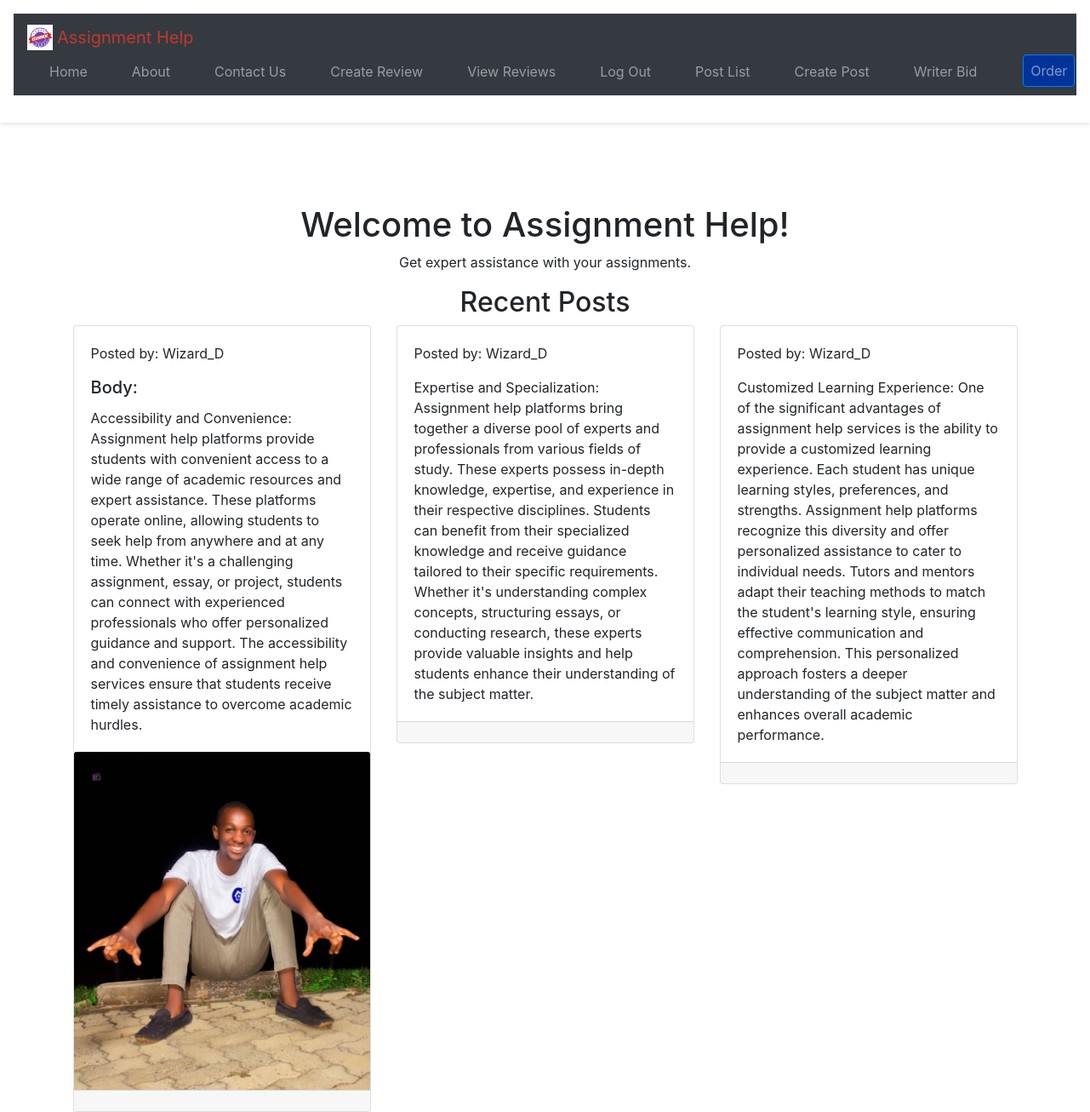
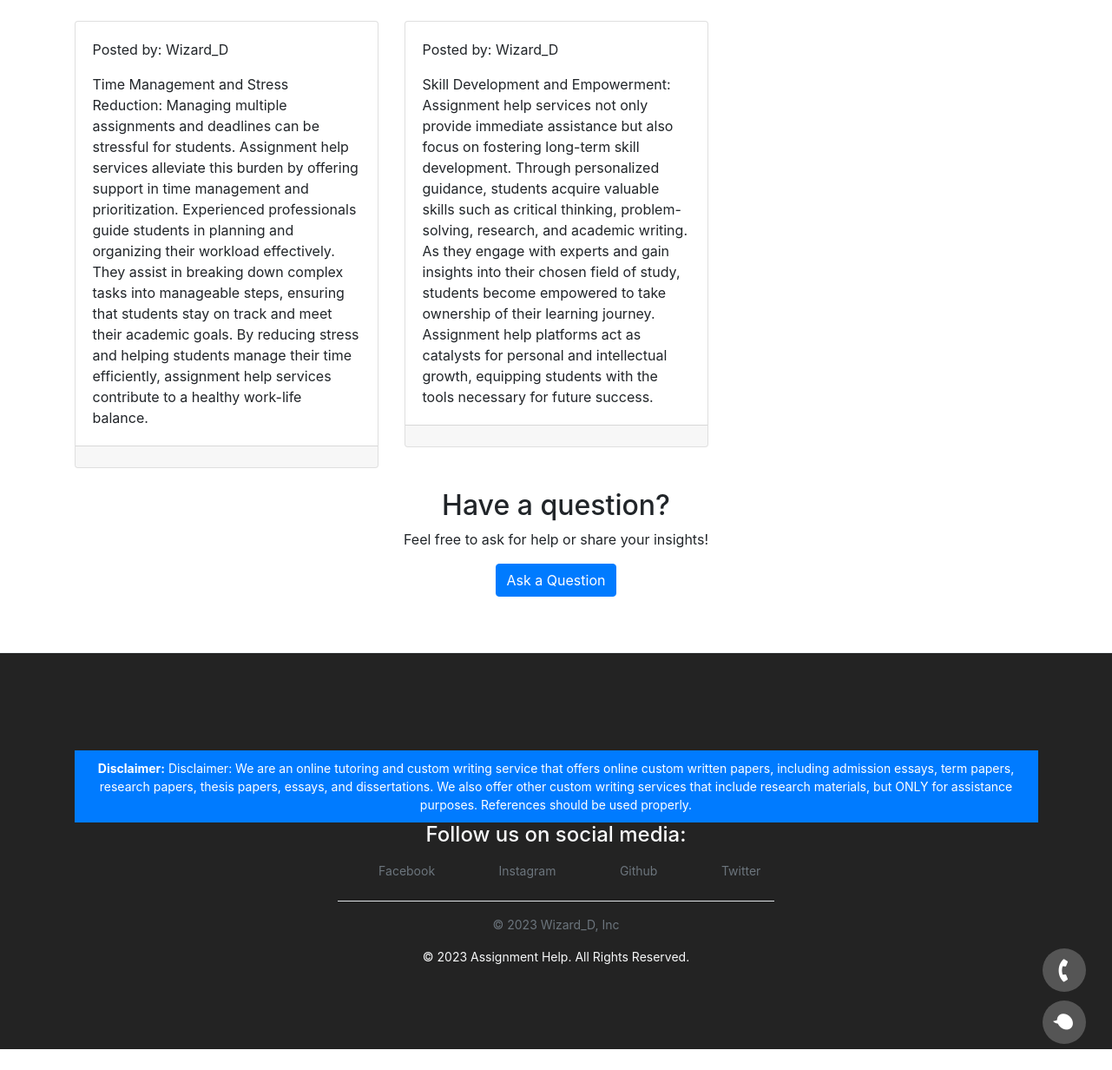
Page /post/ (signed in) on the committed database (2 pictures, top to bottom).
### posts/models.py (models this page shows, shortened)
class Post(models.Model):
    title = models.CharField(max_length=255, default='')
    user = models.ForeignKey(settings.AUTH_USER_MODEL, on_delete=models.CASCADE, default=1)
    text = models.TextField()
    created_at = models.DateTimeField(default=timezone.now)
    image = models.ImageField(upload_to='post_images', blank=True, null=True)

### users/models.py (models this page shows)
class CustomUser(AbstractUser):
    pass

### posts/views.py (the view)
# urls.py: path('', login_required(views.post_list), name='post_list'),
@login_required(login_url='/accounts/login/')
def post_list(request):
    posts = Post.objects.all()
    return render(request, 'post/post_list.html', {'posts': posts})

### pages/templates/post/post_list.html (shortened to what this page needs)
{% extends 'base.html' %}
{% block content %}
  <h1>Welcome to Assignment Help!</h1>
  <p>Get expert assistance with your assignments.</p>
  <h2>Recent Posts</h2>
  <div class="row">
    {% for post in posts %}
      <div class="col-md-4">
        <div class="card mb-4">
          <div class="card-body">
            <p class="card-text">Posted by: {{ post.user.username }}</p>
            <h5 class="card-title">{{ post.title }}</h5>
            <p class="card-text">{{ post.text }}</p>
          </div>
          {% if post.image %}
            <img src="{{ post.image.url }}" alt="Post Image" class="card-img-top">
          {% endif %}
          <div class="card-footer">
          </div>
        </div>
      </div>
    {% empty %}
      <p>No posts available.</p>
    {% endfor %}
  </div>
  <h2>Have a question?</h2>
  <p>Feel free to ask for help or share your insights!</p>
  <a href="{% url 'save_contact' %}" class="btn btn-primary">Ask a Question</a>
{% endblock %}
{% block footer %}
  {% include 'footer.html' %}
{% endblock %}

### pages/static/css/base.css (style rules this page uses)
body { margin: 0; font-family: -apple-system, BlinkMacSystemFont, "Segoe UI", Roboto, "Helvetica Neue", Arial, "Noto Sans", sans-serif, "Apple Color Emoji", "Segoe UI Emoji", "Segoe UI Symbol", "Noto Color Emoji"; font-size: 1rem; font-weight: 400; line-height: 1.5; color: #212529; text-align: left; background-color: #fff; }
a { color: #007bff; text-decoration: none; }
.btn { display: inline-block; font-weight: 400; color: #212529; text-align: center; vertical-align: middle; cursor: pointer; border: 1px solid transparent; padding: 0.375rem 0.75rem; font-size: 1rem; line-height: 1.5; border-radius: 0.25rem; transition: color 0.15s ease-in-out, background-color 0.15s ease-in-out, border-color 0.15s ease-in-out, box-shadow 0.15s ease-in-out; }
.btn-primary { color: #fff; background-color: #007bff; border-color: #007bff; }
.btn-primary { background-color: #007bff; border-color: #007bff; }
.h1,.h2,.h3,.h4,.h5,.h6,h1,h2,h3,h4,h5,h6 { margin-bottom: .5rem; font-family: inherit; font-weight: 500; line-height: 1.2; color: inherit }
.h1,h1 { font-size: 2.5rem }
.h2,h2 { font-size: 2rem }
.h5,h5 { font-size: 1.25rem }
.row { display: -ms-flexbox; display: flex; -ms-flex-wrap: wrap; flex-wrap: wrap; margin-right: -15px; margin-left: -15px }
.col,.col-1,.col-10,.col-11,.col-12,.col-2,.col-3,.col-4,.col-5,.col-6,.col-7,.col-8,.col-9,.col-auto,.col-lg,.col-lg-1,.col-lg-10,.col-lg-11,.col-lg-12,.col-lg-2,.col-lg-3,.col-lg-4,.col-lg-5,.col-lg-6,.col-lg-7,.col-lg-8,.col-lg-9,.col-lg-auto,.col-md,.col-md-1,.col-md-10,.col-md-11,.col-md-12,.col-md-2,.col-md-3,.col-md-4,.col-md-5,.col-md-6,.col-md-7,.col-md-8,.col-md-9,.col-md-auto,.col-sm,.col-sm-1,.col-sm-10,.col-sm-11,.col-sm-12,.col-sm-2,.col-sm-3,.col-sm-4,.col-sm-5,.col-sm-6,.col-sm-7,.col-sm-8,.col-sm-9,.col-sm-auto,.col-xl,.col-xl-1,.col-xl-10,.col-xl-11,.col-xl-12,.col-xl-2,.col-xl-3,.col-xl-4,.col-xl-5,.col-xl-6,.col-xl-7,.col-xl-8,.col-xl-9,.col-xl-auto { width: 100%; padding-right: 15px; padding-left: 15px }

### rows in the picture
Post: user.username "Wizard_D", title "Body:", text "Accessibility and Convenience: Assignment help platforms provide students with convenient access to a wide range of academic resources and expert assistance. These platforms operate online, allowing students to seek help from anywhere and at any time. Whether it's a challenging assignment, essay, or project, students can connect with experienced professionals who offer personalized guidance and support. The accessibility and convenience of assignment help services ensure that students receive timely assistance to overcome academic hurdles.", image (picture)
Post: user.username "Wizard_D", text "Expertise and Specialization: Assignment help platforms bring together a diverse pool of experts and professionals from various fields of study. These experts possess in-depth knowledge, expertise, and experience in their respective disciplines. Students can benefit from their specialized knowledge and receive guidance tailored to their specific requirements. Whether it's understanding complex concepts, structuring essays, or conducting research, these experts provide valuable insights and help students enhance their understanding of the subject matter."
Post: user.username "Wizard_D", text "Customized Learning Experience: One of the significant advantages of assignment help services is the ability to provide a customized learning experience. Each student has unique learning styles, preferences, and strengths. Assignment help platforms recognize this diversity and offer personalized assistance to cater to individual needs. Tutors and mentors adapt their teaching methods to match the student's learning style, ensuring effective communication and comprehension. This personalized approach fosters a deeper understanding of the subject matter and enhances overall academic performance."
Post: user.username "Wizard_D", text "Time Management and Stress Reduction: Managing multiple assignments and deadlines can be stressful for students. Assignment help services alleviate this burden by offering support in time management and prioritization. Experienced professionals guide students in planning and organizing their workload effectively. They assist in breaking down complex tasks into manageable steps, ensuring that students stay on track and meet their academic goals. By reducing stress and helping students manage their time efficiently, assignment help services contribute to a healthy work-life balance."
Post: user.username "Wizard_D", text "Skill Development and Empowerment: Assignment help services not only provide immediate assistance but also focus on fostering long-term skill development. Through personalized guidance, students acquire valuable skills such as critical thinking, problem-solving, research, and academic writing. As they engage with experts and gain insights into their chosen field of study, students become empowered to take ownership of their learning journey. Assignment help platforms act as catalysts for personal and intellectual growth, equipping students with the tools necessary for future success."
